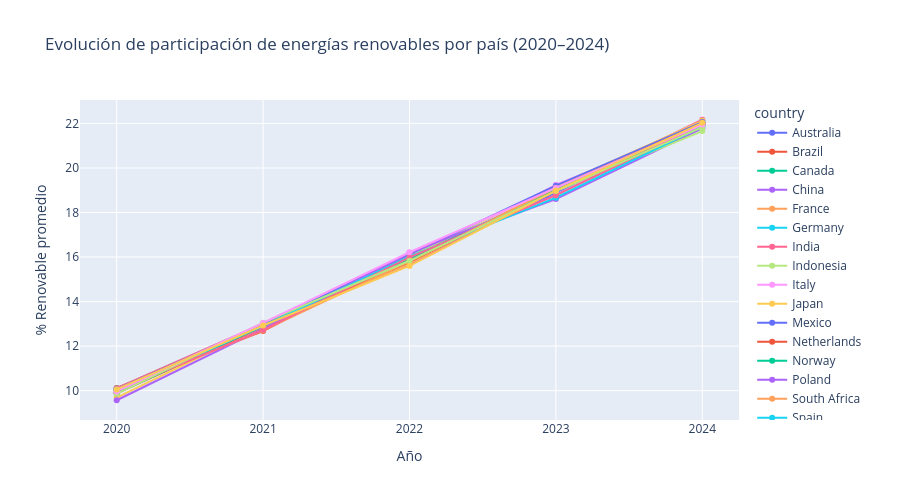

The cell this chart's notebook holds for it:
### Markdown cell above
### 🔍 Insights — Emisiones de CO₂  *(versión corregida)*

- El CO₂ promedio global es **445.82** con alta dispersión (std = 234.36),
  lo que indica variabilidad importante entre registros.
- **No se confirma tendencia a la baja** post-pandemia — en un dataset
  sintético no existe el efecto pandemia 2020.
- La única correlación real detectada es con `energy_consumption` (r = 0.172):
  a mayor consumo energético, ligeramente mayor emisión de CO₂.
  Es débil pero es **la única relación estadísticamente presente** en el dataset.
- El resto de variables no explican las variaciones en CO₂,
  lo que refuerza el origen aleatorio de los datos.

### Code cell
renov_año = (
    df.groupby(["year","country"])["renewable_share"]
    .mean().reset_index()
)

fig = px.line(
    renov_año, x="year", y="renewable_share",
    color="country", markers=True,
    title="Evolución de participación de energías renovables por país (2020–2024)",
    labels={"renewable_share": "% Renovable promedio", "year": "Año"},
    height=500
)
fig.update_layout(xaxis=dict(tickmode="linear", dtick=1))
fig.show()

### Figure 1 — Plotly figure (JSON) as saved in the notebook; plotly's stock layout.template omitted (floating-point values rounded to 4 significant figures)
{"data": [{"hovertemplate": "country=Australia<br>Año=%{x}<br>% Renovable promedio=%{y}<extra></extra>", "legendgroup": "Australia", "line": {"color": "#636efa", "dash": "solid"}, "marker": {"symbol": "circle"}, "mode": "lines+markers", "name": "Australia", "orientation": "v", "showlegend": true, "type": "scatter", "x": [2020, 2021, 2022, 2023, 2024], "xaxis": "x", "y": [10.08, 12.96, 15.85, 18.9, 22.08], "yaxis": "y"}, {"hovertemplate": "country=Brazil<br>Año=%{x}<br>% Renovable promedio=%{y}<extra></extra>", "legendgroup": "Brazil", "line": {"color": "#EF553B", "dash": "solid"}, "marker": {"symbol": "circle"}, "mode": "lines+markers", "name": "Brazil", "orientation": "v", "showlegend": true, "type": "scatter", "x": [2020, 2021, 2022, 2023, 2024], "xaxis": "x", "y": [10.12, 12.67, 16.07, 18.97, 21.95], "yaxis": "y"}, {"hovertemplate": "country=Canada<br>Año=%{x}<br>% Renovable promedio=%{y}<extra></extra>", "legendgroup": "Canada", "line": {"color": "#00cc96", "dash": "solid"}, "marker": {"symbol": "circle"}, "mode": "lines+markers", "name": "Canada", "orientation": "v", "showlegend": true, "type": "scatter", "x": [2020, 2021, 2022, 2023, 2024], "xaxis": "x", "y": [10.1, 13.0, 15.97, 19.02, 22.04], "yaxis": "y"}, {"hovertemplate": "country=China<br>Año=%{x}<br>% Renovable promedio=%{y}<extra></extra>", "legendgroup": "China", "line": {"color": "#ab63fa", "dash": "solid"}, "marker": {"symbol": "circle"}, "mode": "lines+markers", "name": "China", "orientation": "v", "showlegend": true, "type": "scatter", "x": [2020, 2021, 2022, 2023, 2024], "xaxis": "x", "y": [9.893, 12.88, 16.19, 18.6, 21.78], "yaxis": "y"}, {"hovertemplate": "country=France<br>Año=%{x}<br>% Renovable promedio=%{y}<extra></extra>", "legendgroup": "France", "line": {"color": "#FFA15A", "dash": "solid"}, "marker": {"symbol": "circle"}, "mode": "lines+markers", "name": "France", "orientation": "v", "showlegend": true, "type": "scatter", "x": [2020, 2021, 2022, 2023, 2024], "xaxis": "x", "y": [9.993, 12.74, 15.97, 19.1, 22.04], "yaxis": "y"}, {"hovertemplate": "country=Germany<br>Año=%{x}<br>% Renovable promedio=%{y}<extra></extra>", "legendgroup": "Germany", "line": {"color": "#19d3f3", "dash": "solid"}, "marker": {"symbol": "circle"}, "mode": "lines+markers", "name": "Germany", "orientation": "v", "showlegend": true, "type": "scatter", "x": [2020, 2021, 2022, 2023, 2024], "xaxis": "x", "y": [10.07, 12.96, 15.76, 19.01, 22.01], "yaxis": "y"}, {"hovertemplate": "country=India<br>Año=%{x}<br>% Renovable promedio=%{y}<extra></extra>", "legendgroup": "India", "line": {"color": "#FF6692", "dash": "solid"}, "marker": {"symbol": "circle"}, "mode": "lines+markers", "name": "India", "orientation": "v", "showlegend": true, "type": "scatter", "x": [2020, 2021, 2022, 2023, 2024], "xaxis": "x", "y": [10.11, 13.0, 15.65, 18.98, 22.17], "yaxis": "y"}, {"hovertemplate": "country=Indonesia<br>Año=%{x}<br>% Renovable promedio=%{y}<extra></extra>", "legendgroup": "Indonesia", "line": {"color": "#B6E880", "dash": "solid"}, "marker": {"symbol": "circle"}, "mode": "lines+markers", "name": "Indonesia", "orientation": "v", "showlegend": true, "type": "scatter", "x": [2020, 2021, 2022, 2023, 2024], "xaxis": "x", "y": [10.06, 12.79, 16.07, 18.96, 21.66], "yaxis": "y"}, {"hovertemplate": "country=Italy<br>Año=%{x}<br>% Renovable promedio=%{y}<extra></extra>", "legendgroup": "Italy", "line": {"color": "#FF97FF", "dash": "solid"}, "marker": {"symbol": "circle"}, "mode": "lines+markers", "name": "Italy", "orientation": "v", "showlegend": true, "type": "scatter", "x": [2020, 2021, 2022, 2023, 2024], "xaxis": "x", "y": [9.927, 12.9, 15.74, 19.25, 21.84], "yaxis": "y"}, {"hovertemplate": "country=Japan<br>Año=%{x}<br>% Renovable promedio=%{y}<extra></extra>", "legendgroup": "Japan", "line": {"color": "#FECB52", "dash": "solid"}, "marker": {"symbol": "circle"}, "mode": "lines+markers", "name": "Japan", "orientation": "v", "showlegend": true, "type": "scatter", "x": [2020, 2021, 2022, 2023, 2024], "xaxis": "x", "y": [9.687, 12.89, 15.72, 19.17, 22.12], "yaxis": "y"}, {"hovertemplate": "country=Mexico<br>Año=%{x}<br>% Renovable promedio=%{y}<extra></extra>", "legendgroup": "Mexico", "line": {"color": "#636efa", "dash": "solid"}, "marker": {"symbol": "circle"}, "mode": "lines+markers", "name": "Mexico", "orientation": "v", "showlegend": true, "type": "scatter", "x": [2020, 2021, 2022, 2023, 2024], "xaxis": "x", "y": [10.06, 12.97, 16.12, 19.21, 22.06], "yaxis": "y"}, {"hovertemplate": "country=Netherlands<br>Año=%{x}<br>% Renovable promedio=%{y}<extra></extra>", "legendgroup": "Netherlands", "line": {"color": "#EF553B", "dash": "solid"}, "marker": {"symbol": "circle"}, "mode": "lines+markers", "name": "Netherlands", "orientation": "v", "showlegend": true, "type": "scatter", "x": [2020, 2021, 2022, 2023, 2024], "xaxis": "x", "y": [9.875, 12.88, 15.78, 19.07, 22.0], "yaxis": "y"}, {"hovertemplate": "country=Norway<br>Año=%{x}<br>% Renovable promedio=%{y}<extra></extra>", "legendgroup": "Norway", "line": {"color": "#00cc96", "dash": "solid"}, "marker": {"symbol": "circle"}, "mode": "lines+markers", "name": "Norway", "orientation": "v", "showlegend": true, "type": "scatter", "x": [2020, 2021, 2022, 2023, 2024], "xaxis": "x", "y": [9.889, 12.91, 15.93, 19.02, 21.93], "yaxis": "y"}, {"hovertemplate": "country=Poland<br>Año=%{x}<br>% Renovable promedio=%{y}<extra></extra>", "legendgroup": "Poland", "line": {"color": "#ab63fa", "dash": "solid"}, "marker": {"symbol": "circle"}, "mode": "lines+markers", "name": "Poland", "orientation": "v", "showlegend": true, "type": "scatter", "x": [2020, 2021, 2022, 2023, 2024], "xaxis": "x", "y": [9.569, 12.78, 16.17, 18.78, 21.94], "yaxis": "y"}, {"hovertemplate": "country=South Africa<br>Año=%{x}<br>% Renovable promedio=%{y}<extra></extra>", "legendgroup": "South Africa", "line": {"color": "#FFA15A", "dash": "solid"}, "marker": {"symbol": "circle"}, "mode": "lines+markers", "name": "South Africa", "orientation": "v", "showlegend": true, "type": "scatter", "x": [2020, 2021, 2022, 2023, 2024], "xaxis": "x", "y": [10.03, 12.71, 15.8, 19.1, 21.99], "yaxis": "y"}, {"hovertemplate": "country=Spain<br>Año=%{x}<br>% Renovable promedio=%{y}<extra></extra>", "legendgroup": "Spain", "line": {"color": "#19d3f3", "dash": "solid"}, "marker": {"symbol": "circle"}, "mode": "lines+markers", "name": "Spain", "orientation": "v", "showlegend": true, "type": "scatter", "x": [2020, 2021, 2022, 2023, 2024], "xaxis": "x", "y": [10.02, 12.9, 16.02, 18.67, 21.86], "yaxis": "y"}, {"hovertemplate": "country=Sweden<br>Año=%{x}<br>% Renovable promedio=%{y}<extra></extra>", "legendgroup": "Sweden", "line": {"color": "#FF6692", "dash": "solid"}, "marker": {"symbol": "circle"}, "mode": "lines+markers", "name": "Sweden", "orientation": "v", "showlegend": true, "type": "scatter", "x": [2020, 2021, 2022, 2023, 2024], "xaxis": "x", "y": [10.0, 12.72, 15.98, 18.78, 21.96], "yaxis": "y"}, {"hovertemplate": "country=Turkey<br>Año=%{x}<br>% Renovable promedio=%{y}<extra></extra>", "legendgroup": "Turkey", "line": {"color": "#B6E880", "dash": "solid"}, "marker": {"symbol": "circle"}, "mode": "lines+markers", "name": "Turkey", "orientation": "v", "showlegend": true, "type": "scatter", "x": [2020, 2021, 2022, 2023, 2024], "xaxis": "x", "y": [9.857, 13.05, 15.83, 18.97, 21.83], "yaxis": "y"}, {"hovertemplate": "country=United Kingdom<br>Año=%{x}<br>% Renovable promedio=%{y}<extra></extra>", "legendgroup": "United Kingdom", "line": {"color": "#FF97FF", "dash": "solid"}, "marker": {"symbol": "circle"}, "mode": "lines+markers", "name": "United Kingdom", "orientation": "v", "showlegend": true, "type": "scatter", "x": [2020, 2021, 2022, 2023, 2024], "xaxis": "x", "y": [9.965, 13.04, 16.21, 19.1, 21.95], "yaxis": "y"}, {"hovertemplate": "country=United States<br>Año=%{x}<br>% Renovable promedio=%{y}<extra></extra>", "legendgroup": "United States", "line": {"color": "#FECB52", "dash": "solid"}, "marker": {"symbol": "circle"}, "mode": "lines+markers", "name": "United States", "orientation": "v", "showlegend": true, "type": "scatter", "x": [2020, 2021, 2022, 2023, 2024], "xaxis": "x", "y": [10.06, 12.92, 15.6, 18.99, 22.03], "yaxis": "y"}], "layout": {"height": 500, "legend": {"title": {"text": "country"}, "tracegroupgap": 0}, "title": {"text": "Evolución de participación de energías renovables por país (2020–2024)"}, "xaxis": {"anchor": "y", "domain": [0, 1], "dtick": 1, "tickmode": "linear", "title": {"text": "Año"}}, "yaxis": {"anchor": "x", "domain": [0, 1], "title": {"text": "% Renovable promedio"}}}}
